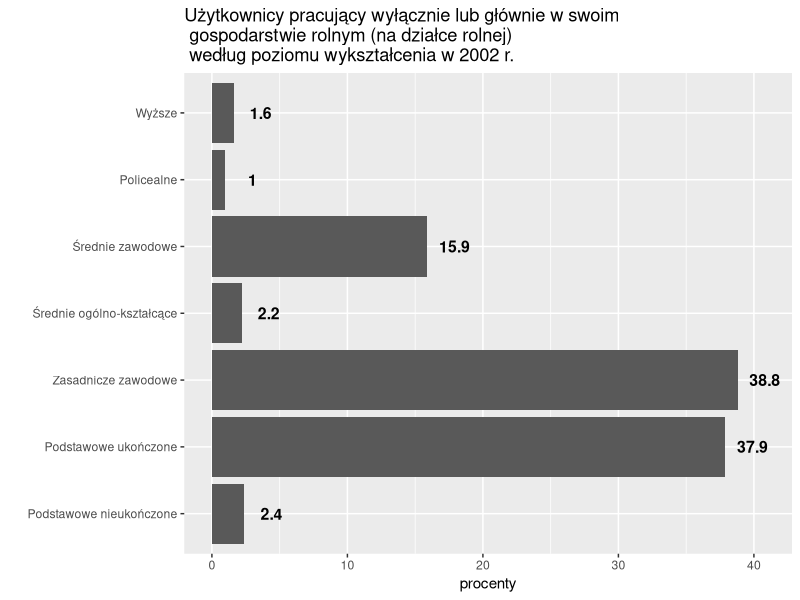

Write the R code that produced this figure.
library(ggplot2)
dane<-data.frame(nazwa=factor(c("Podstawowe nieukończone","Podstawowe ukończone","Zasadnicze zawodowe","Średnie ogólno-kształcące",'Średnie zawodowe','Policealne','Wyższe'),levels = c("Podstawowe nieukończone","Podstawowe ukończone","Zasadnicze zawodowe","Średnie ogólno-kształcące",'Średnie zawodowe','Policealne','Wyższe')),
                 procenty=c(2.4,37.9,38.8,2.2,15.9,1.0,1.6))


ggplot(data=dane, aes(x=nazwa, y=procenty)) +
  geom_bar(stat="identity") + labs(title="Użytkownicy pracujący wyłącznie lub głównie w swoim\n gospodarstwie rolnym (na działce rolnej)\n według poziomu wykształcenia w 2002 r.",x=" ")+geom_text(aes(label=as.character(procenty),y=procenty+2),size=4,fontface="bold") + coord_flip() +
  theme(title = element_text(vjust = 0.5))
 
  
  

